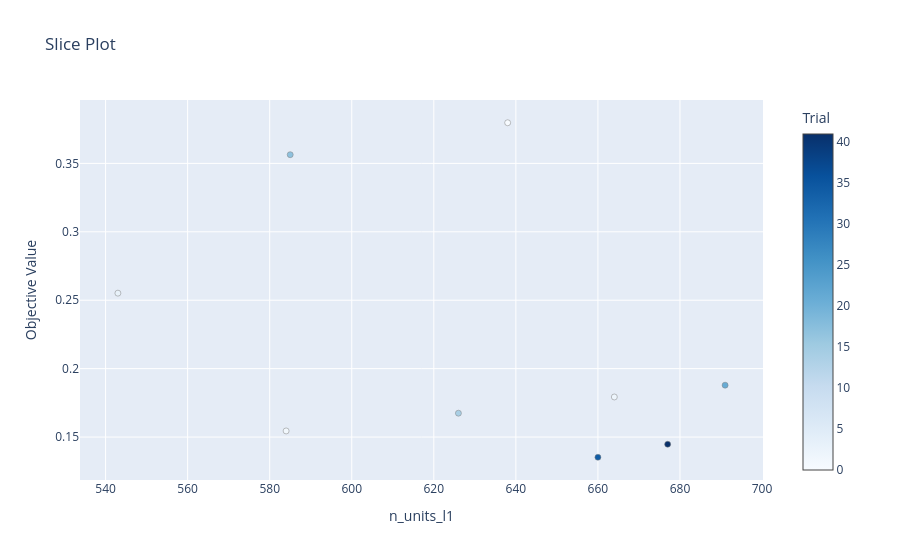

Notebook code for this chart:
### Code cell
optuna.visualization.plot_slice(study, params = ['n_units_l1']).show()

### Figure 1 — Plotly figure (JSON) as saved in the notebook; plotly's stock layout.template omitted (floating-point values rounded to 4 significant figures)
{"data": [{"marker": {"color": [0, 1, 2, 3, 14, 17, 21, 34, 41], "colorbar": {"title": {"text": "Trial"}, "x": 1, "xpad": 40}, "colorscale": [[0, "rgb(247,251,255)"], [0.125, "rgb(222,235,247)"], [0.25, "rgb(198,219,239)"], [0.375, "rgb(158,202,225)"], [0.5, "rgb(107,174,214)"], [0.625, "rgb(66,146,198)"], [0.75, "rgb(33,113,181)"], [0.875, "rgb(8,81,156)"], [1, "rgb(8,48,107)"]], "line": {"color": "Grey", "width": 0.5}}, "mode": "markers", "name": "Feasible Trial", "showlegend": false, "type": "scatter", "x": [638, 584, 664, 543, 626, 585, 691, 660, 677], "y": [0.3797, 0.1545, 0.1793, 0.2552, 0.1674, 0.3564, 0.1879, 0.1352, 0.1447]}], "layout": {"title": {"text": "Slice Plot"}, "xaxis": {"title": {"text": "n_units_l1"}}, "yaxis": {"title": {"text": "Objective Value"}}}}
